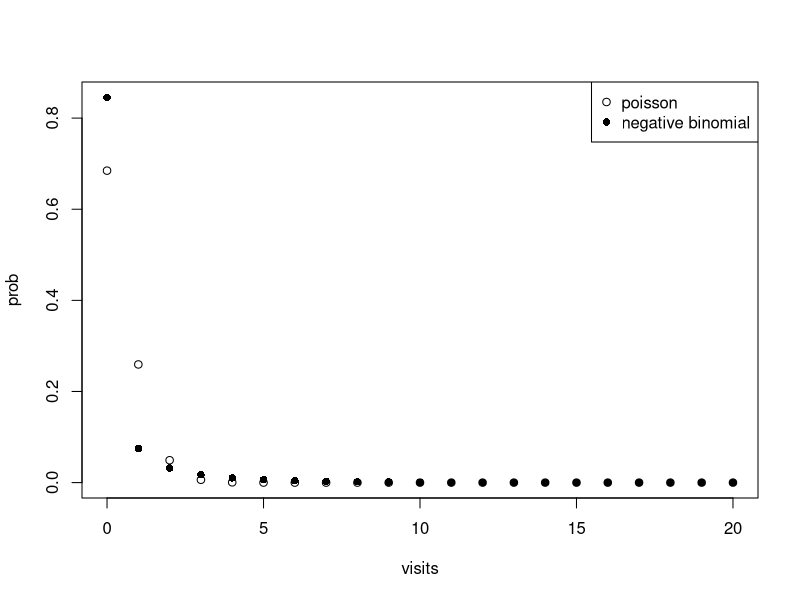

Write R code to recreate this figure.
#count data: poisson model & negative binomial model(overdispersion(과산포)있을시)

mydata =read.csv("Forum_Posts.csv")

library(MASS)
str(mydata)

poisson.res=glm(posts~.,data=mydata,family=poisson)
summary(poisson.res)

y = mydata$posts
yhat = predict(poisson.res,type="response")

#dispersion statistic(n-k-1로 나눈것)
sum((y-yhat)^2/yhat)/(nrow(mydata)-length(coef(poisson.res)))
#결과가 5.169 (1과 차이大 → overdispersion 없는것 => nbm써야댐)
#(overdispersion있으면 포아송대신 negative binomial model 써야댐. 
# 실무적으로는 1.2~2 : 약한 과산포
# 2~4 : 중간과산포
# 4~ : 심한과산포라고 함

nb.res = glm.nb(posts~., data=mydata) #negative binomial model 적용
summary(nb.res)
#서머리 결과 쎄타가 0.11547으로, 1보다 심각히작으므로(variance는 1/쎄타) overdispersion 명백함

cbind(AIC(poisson.res),AIC(nb.res))
cbind(BIC(poisson.res),BIC(nb.res))
#포아송이랑 nb의 AIC/BIC값(25500 vs 16300 수준) 은 크게차이남(데이터셋이 overdispersion 문제임)

xbar = colMeans(mydata)[2:5] #calculate the mean values of all x variables (1은 y)

xb.pos = crossprod(coef(poisson.res),c(1,xbar)) #b0 + b1 * x1 + b2 * x2 + ... + bk * xk
xb.nb = crossprod(coef(nb.res),c(1,xbar)) #b0 + b1 * x1 + b2 * x2 + ... + bk * xk

k= 0:20
p1= dpois(k,exp(xb.pos)) #pdf of poisson distribution, mean parameter가 exp(xb.pos)
p2= dnbinom(k,size=nb.res$theta,mu=exp(xb.nb)) 
#pdf of negative binomial distribution, 얘는 mean parameter 뿐 아니라 dispersion parameter(size)도 존재

plot(k,p2,pch=16,xlab='visits',ylab='prob') #negative binomial model(pch는 point character)

points(k,p1) #poisson model거 추가비교
legend('topright',c('poisson','negative binomial'),pch=c(1,16))

#cf) 만약 데이터셋이 과산포가 있어도, 기대값(평균)만관심있다면 포아송모델 걍써도됨(nb model굳이안쓰고)

#=> 분산값이 평균보다커도(과산포있어도) 포아송모델의 평균추정치(MLE)는 일관성있음
